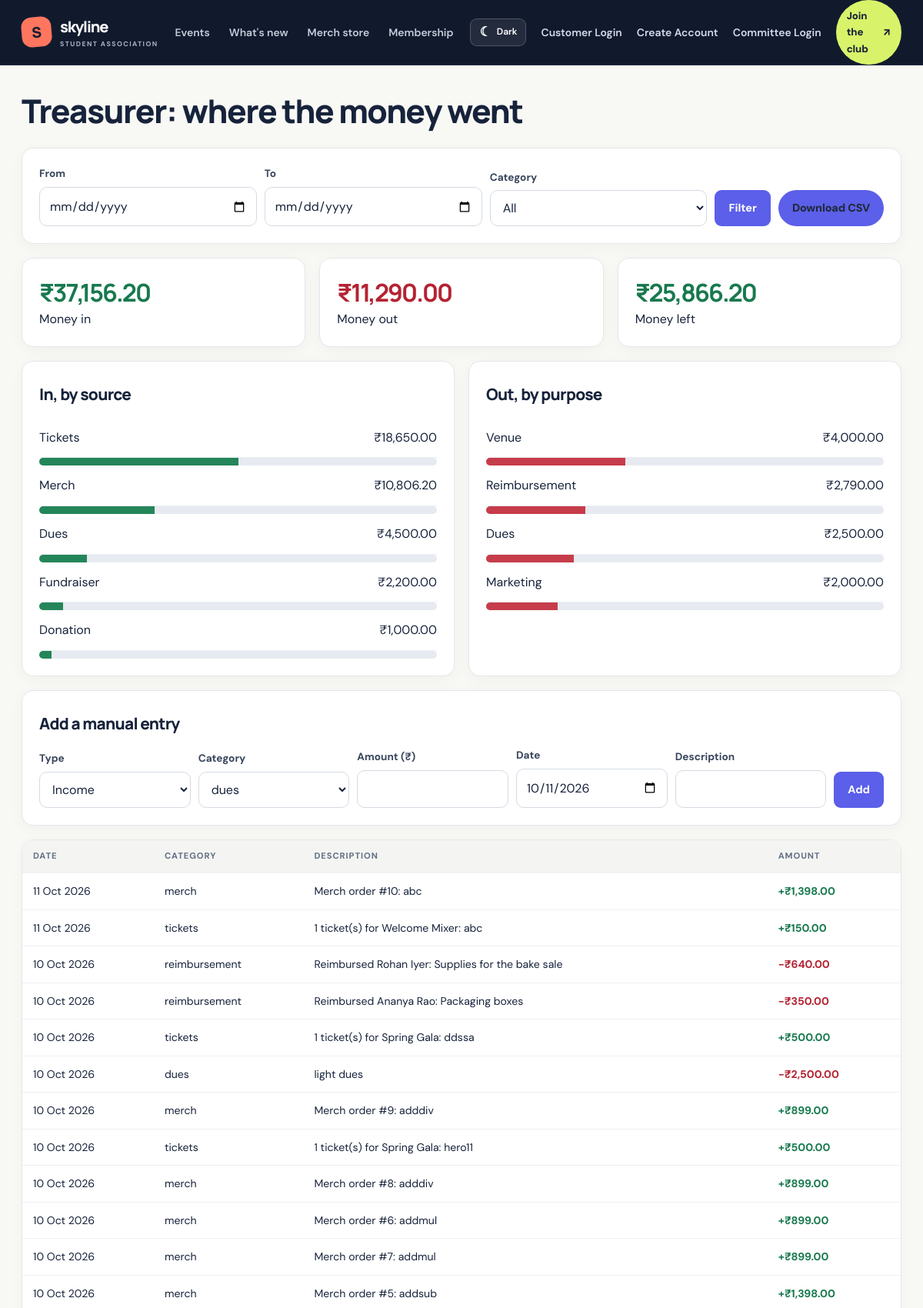
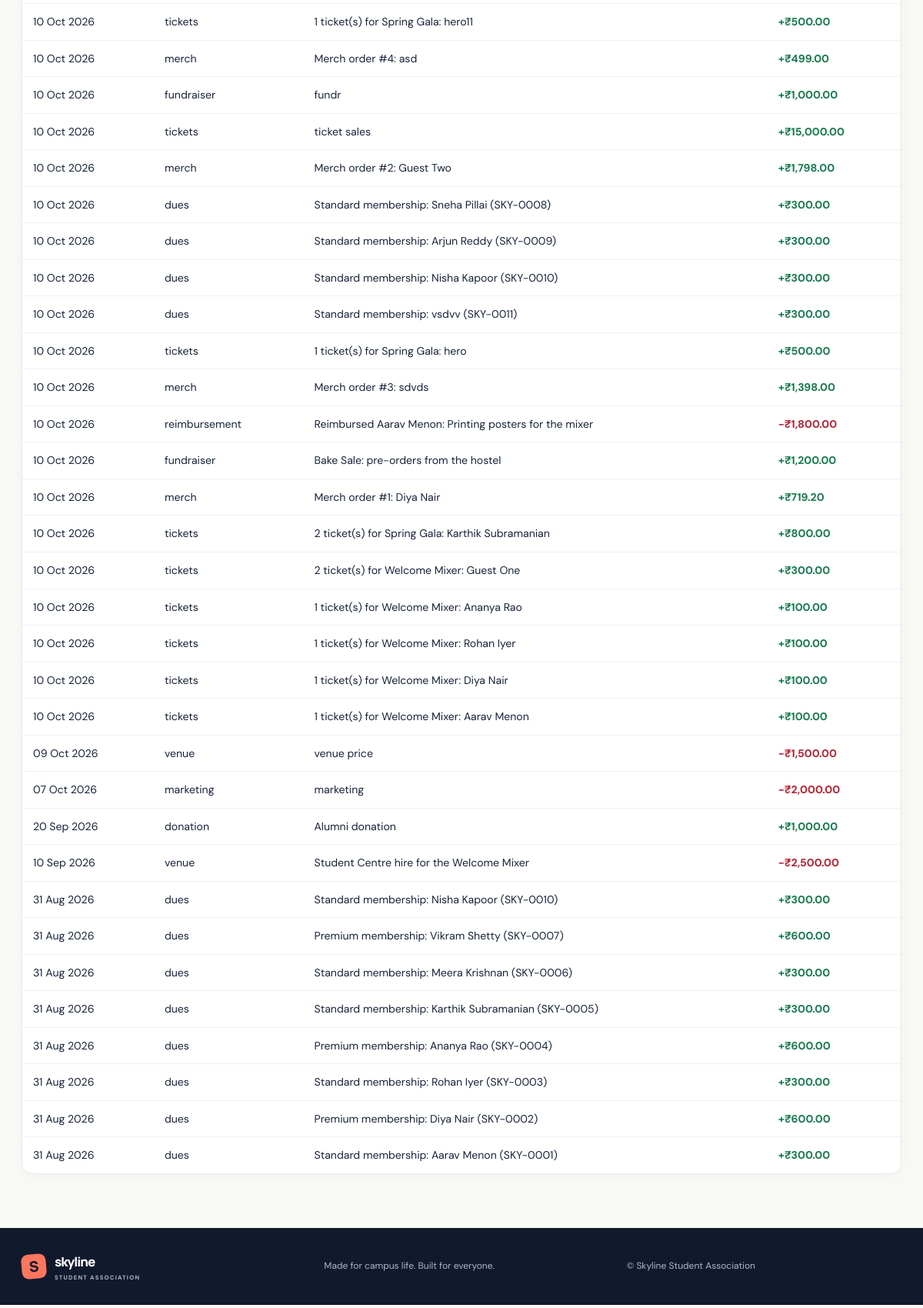
The app's page /admin/finance (signed in, upper part) with its own data (2 pictures, top to bottom).
### tables this page shows
CREATE TABLE transactions (
    id INTEGER PRIMARY KEY,
    date TEXT NOT NULL,
    kind TEXT NOT NULL CHECK (kind IN ('income', 'expense')),
    category TEXT NOT NULL,
    amount REAL NOT NULL,
    description TEXT NOT NULL,
    ref TEXT
);

### app.py (the view)
@app.get('/admin/finance')
@staff_required('treasurer')
def admin_finance():
    rows, start, end, category = finance_rows()
    income = sum(r['amount'] for r in rows if r['kind'] == 'income')
    expense = sum(r['amount'] for r in rows if r['kind'] == 'expense')
    breakdown = {'income': {}, 'expense': {}}
    for r in rows:
        breakdown[r['kind']][r['category']] = breakdown[r['kind']].get(r['category'], 0) + r['amount']
    return render_template('admin_finance.html', rows=rows, income=income, expense=expense, breakdown=breakdown,
                           start=start, end=end, category=category,
                           categories=sorted(set(INCOME_CATEGORIES + EXPENSE_CATEGORIES)),
                           income_cats=INCOME_CATEGORIES, expense_cats=EXPENSE_CATEGORIES, today=today_iso())

### app.py (called while the page is built, shortened)
@app.context_processor
def inject_csrf_token():
    from flask_wtf.csrf import generate_csrf
    return {"csrf_token": generate_csrf}

def today_iso():
    return date.today().isoformat()

@app.template_filter('money')
def money_filter(value):
    return f"₹{float(value or 0):,.2f}"

@app.template_filter('pretty')
def pretty_filter(value):
    if not value:
        return ''
    try:
        parsed = datetime.fromisoformat(value)
    except ValueError:
        return value
    if 'T' in value or ' ' in value:
        return parsed.strftime('%d %b %Y, %I:%M %p')
    return parsed.strftime('%d %b %Y')

@app.context_processor
def inject_globals():
    return {'is_admin': bool(session.get('admin')), 'status_of': member_status}

def staff_required(*allowed_roles):
    def decorator(view):
        @wraps(view)
        def wrapper(*args, **kwargs):
            if session.get('admin'):
                return view(*args, **kwargs)
            staff_id = session.get('staff_id')
            staff = db.query(
                'SELECT id, role, active FROM committee_users WHERE id = ?',
                (staff_id,),
                one=True
            )
            if not staff or not staff['active']:
                session.clear()
                flash('Your staff account is inactive or unavailable.', 'error')
                return redirect(url_for('login_choice'))
            if staff['role'] not in allowed_roles:
                abort(403)
            return view(*args, **kwargs)
        return wrapper
    return decorator

def finance_rows():
    start, end = request.args.get('start', ''), request.args.get('end', '')
    category = request.args.get('category', '')
    sql, args = 'SELECT * FROM transactions WHERE 1 = 1', []
    if start:
        sql += ' AND date >= ?'
        args.append(start)
    if end:
        sql += ' AND date <= ?'
        args.append(end)
    if category:
        sql += ' AND category = ?'
        args.append(category)
    return query(sql + ' ORDER BY date DESC, id DESC', args), start, end, category

### db.py (called while the page is built)
def get_db():
    if 'db' not in g:
        g.db = sqlite3.connect(DB_PATH)
        g.db.row_factory = sqlite3.Row
        g.db.execute('PRAGMA foreign_keys = ON')
    return g.db

def query(sql, args=(), one=False):
    cur = get_db().execute(sql, args)
    rows = cur.fetchall()
    cur.close()
    if one:
        return rows[0] if rows else None
    return rows

### templates/admin_finance.html
{% extends 'base.html' %}
{% block content %}
<h1>Treasurer: where the money went</h1>
<form method="get" class="inline card">
  <div><label>From</label><input type="date" name="start" value="{{ start }}"></div>
  <div><label>To</label><input type="date" name="end" value="{{ end }}"></div>
  <div><label>Category</label><select name="category"><option value="">All</option>{% for c in categories %}<option {% if c == category %}selected{% endif %}>{{ c }}</option>{% endfor %}</select></div>
  <button type="submit">Filter</button>
  <a class="btn secondary" style="color:#1f2937" href="{{ url_for('admin_finance_csv', start=start, end=end, category=category) }}">Download CSV</a>
</form>
<div class="grid3">
  <div class="card"><div class="stat pos">{{ income|money }}</div>Money in</div>
  <div class="card"><div class="stat neg">{{ expense|money }}</div>Money out</div>
  <div class="card"><div class="stat {{ 'pos' if income - expense >= 0 else 'neg' }}">{{ (income - expense)|money }}</div>Money left</div>
</div>
<div class="grid2">
  <div class="card"><h2>In, by source</h2>
    {% for cat, amt in breakdown.income|dictsort(by='value')|reverse %}<div class="item"><span>{{ cat|capitalize }}</span><span>{{ amt|money }}</span></div>
    <div class="bar-track"><div class="bar-fill green" style="width:{{ (amt * 100 / income)|round }}%"></div></div>
    {% else %}<p class="muted">Nothing yet.</p>{% endfor %}</div>
  <div class="card"><h2>Out, by purpose</h2>
    {% for cat, amt in breakdown.expense|dictsort(by='value')|reverse %}<div class="item"><span>{{ cat|capitalize }}</span><span>{{ amt|money }}</span></div>
    <div class="bar-track"><div class="bar-fill red" style="width:{{ (amt * 100 / expense)|round }}%"></div></div>
    {% else %}<p class="muted">Nothing yet.</p>{% endfor %}</div>
</div>
<form method="post" action="{{ url_for('admin_finance_add') }}" class="card">
  <input type="hidden" name="csrf_token" value="{{ csrf_token() }}"><h2>Add a manual entry</h2>
  <div class="inline">
    <div><label>Type</label><select name="kind"><option value="income">Income</option><option value="expense">Expense</option></select></div>
    <div><label>Category</label><select name="category">{% for c in income_cats %}<option>{{ c }}</option>{% endfor %}{% for c in expense_cats if c not in income_cats %}<option>{{ c }}</option>{% endfor %}</select></div>
    <div><label>Amount (₹)</label><input name="amount" type="number" step="0.01" min="0.01" required></div>
    <div><label>Date</label><input name="date" type="date" value="{{ today }}"></div>
    <div><label>Description</label><input name="description" required></div>
    <button type="submit">Add</button>
  </div>
</form>
<div class="table-wrap"><table>
  <tr><th>Date</th><th>Category</th><th>Description</th><th>Amount</th></tr>
  {% for r in rows %}<tr><td>{{ r.date|pretty }}</td><td>{{ r.category }}</td><td>{{ r.description }}</td>
    <td class="{{ 'pos' if r.kind == 'income' else 'neg' }}">{{ '+' if r.kind == 'income' else '-' }}{{ r.amount|money }}</td></tr>
  {% else %}<tr><td colspan="4" class="muted">No entries match.</td></tr>{% endfor %}
</table></div>
{% endblock %}

### static/style.css (style rules this page uses)
:root { --ink: #17243b; --ink-deep: #101b31; --ink-soft: #283752; --paper: #f7f7f3; --white: #ffffff; --muted: #747e8e; --line: #e4e7e9; --lime: #d7f36a; --blue: #647df5; --brand: #536de8; --brand-dark: #3c52c5; --ok: #18794e; --warn: #a96510; --bad: #b42332; --shadow: 0 16px 42px rgba(23, 36, 59, .07); }
* { box-sizing: border-box; }
html { scroll-behavior: smooth; }
body { margin: 0; font-family: 'DM Sans', system-ui, -apple-system, 'Segoe UI', sans-serif; background: var(--paper); color: var(--ink); line-height: 1.6; -webkit-font-smoothing: antialiased; }
a { color: var(--brand-dark); text-decoration: none; transition: color .18s ease, background .18s ease, transform .18s ease; }
button, input, select, textarea { font: inherit; }
.btn, button { display: inline-flex; align-items: center; justify-content: center; gap: 12px; min-height: 44px; padding: 11px 17px; border: 1px solid transparent; border-radius: 9px; background: var(--brand); color: #fff; font-size: .9rem; font-weight: 700; cursor: pointer; text-decoration: none; transition: transform .18s ease, background .18s ease, box-shadow .18s ease; }
h1, h2, h3, h4 { color: var(--ink); font-family: 'Manrope', sans-serif; letter-spacing: -.035em; }
main h1 { margin: .2em 0 .55em; font-size: clamp(1.9rem, 4vw, 2.65rem); font-weight: 800; line-height: 1.12; }
main h2 { margin: .2em 0 .65em; font-size: 1.3rem; font-weight: 800; }
.grid2 { display: grid; grid-template-columns: repeat(auto-fit, minmax(min(100%, 300px), 1fr)); gap: 18px; }
.grid3 { display: grid; grid-template-columns: repeat(auto-fit, minmax(min(100%, 220px), 1fr)); gap: 18px; }
.card { padding: 22px; margin-bottom: 18px; border: 1px solid var(--line); border-radius: 13px; background: #fff; box-shadow: 0 3px 12px rgba(23,36,59,.025); }
.stat { font: 800 2rem 'Manrope', sans-serif; letter-spacing: -.06em; }
.item { display: flex; justify-content: space-between; align-items: flex-start; gap: 14px; padding: 13px 0; border-bottom: 1px solid #edf0f2; }
label { display: block; margin: 13px 0 6px; color: #39465c; font-size: .85rem; font-weight: 700; }
input, select, textarea { width: 100%; padding: 11px 12px; border: 1px solid #d5dbe3; border-radius: 9px; outline: none; background: #fff; color: var(--ink); transition: border-color .15s ease, box-shadow .15s ease; }
.inline { display: flex; align-items: end; flex-wrap: wrap; gap: 10px; }
.inline > div { flex: 1; min-width: 140px; }
.inline label { margin-top: 0; }
.table-wrap { overflow-x: auto; border: 1px solid var(--line); border-radius: 11px; background: #fff; }
table { width: 100%; border-collapse: collapse; background: #fff; }
th, td { padding: 12px 14px; border-bottom: 1px solid #edf0f2; text-align: left; vertical-align: top; font-size: .88rem; }
th { background: #f2f4f7; color: #657187; font-size: .7rem; font-weight: 800; text-transform: uppercase; letter-spacing: .08em; }
tr:last-child td { border-bottom: 0; }
.bar-track { height: 10px; overflow: hidden; border-radius: 999px; background: #e7eaf0; }
.bar-fill { height: 100%; background: var(--brand); }
.bar-fill.green { background: #25855a; }
.bar-fill.red { background: #c63c4a; }
.pos { color: var(--ok); font-weight: 700; }
.neg { color: var(--bad); font-weight: 700; }
:root { --ink:#17233b;--ink-deep:#111a2d;--ink-soft:#293854;--paper:#f8f8f4;--white:#fff;--muted:#737e90;--line:#e4e7eb;--lime:#d8f36a;--blue:#5865f2;--brand:#5b5fe9;--brand-dark:#4248c9;--coral:#ff765f;--ok:#18794e;--warn:#a96510;--bad:#b42332;--shadow:0 18px 48px rgba(23,35,59,.10) }
body { background:#f8f8f4;color:var(--ink) }
.btn { border-radius:999px;font-weight:800;letter-spacing:-.01em;transition:transform .2s ease,box-shadow .2s ease,background .2s ease }
.card,.table-wrap,.ticket,.col { border-radius:15px }
.card { box-shadow:0 5px 20px rgba(23,36,59,.035) }
.table-wrap { box-shadow:0 5px 20px rgba(23,36,59,.025) }
th { background:#f4f5f2 }
input,select,textarea { border-radius:10px }

### records on screen
transactions: category "Tickets", amt "₹18,650.00", {{ (amt * 100 / income)|round }} 50.0 (drawn), date|pretty "11 Oct 2026", category "tickets", description "1 ticket(s) for Welcome Mixer: abc", kind "+", amount "₹150.00"
transactions: category "Merch", amt "₹10,806.20", {{ (amt * 100 / income)|round }} 29.0 (drawn), date|pretty "11 Oct 2026", category "merch", description "Merch order #10: abc", kind "+", amount "₹1,398.00"
transactions: category "Dues", amt "₹4,500.00", {{ (amt * 100 / income)|round }} 12.0 (drawn), date|pretty "10 Oct 2026", category "dues", description "Standard membership: Sneha Pillai (SKY-0008)", kind "+", amount "₹300.00"
transactions: category "Fundraiser", amt "₹2,200.00", {{ (amt * 100 / income)|round }} 6.0 (drawn), date|pretty "10 Oct 2026", category "fundraiser", description "fundr", kind "+", amount "₹1,000.00"
transactions: category "Donation", amt "₹1,000.00", {{ (amt * 100 / income)|round }} 3.0 (drawn), date|pretty "20 Sep 2026", category "donation", description "Alumni donation", kind "+", amount "₹1,000.00"
transactions: category "Venue", amt "₹4,000.00", {{ (amt * 100 / expense)|round }} 35.0 (drawn), date|pretty "09 Oct 2026", category "venue", description "venue price", kind "-", amount "₹1,500.00"
transactions: category "Reimbursement", amt "₹2,790.00", {{ (amt * 100 / expense)|round }} 25.0 (drawn), date|pretty "10 Oct 2026", category "reimbursement", description "Reimbursed Rohan Iyer: Supplies for the bake sale", kind "-", amount "₹640.00"
transactions: category "Dues", amt "₹2,500.00", {{ (amt * 100 / expense)|round }} 22.0 (drawn), date|pretty "10 Oct 2026", category "dues", description "light dues", kind "-", amount "₹2,500.00"
transactions: category "Marketing", amt "₹2,000.00", {{ (amt * 100 / expense)|round }} 18.0 (drawn), date|pretty "07 Oct 2026", category "marketing", description "marketing", kind "-", amount "₹2,000.00"
transactions: date|pretty "10 Oct 2026", category "reimbursement", description "Reimbursed Ananya Rao: Packaging boxes", kind "-", amount "₹350.00"
transactions: date|pretty "10 Oct 2026", category "tickets", description "1 ticket(s) for Spring Gala: ddssa", kind "+", amount "₹500.00"
transactions: date|pretty "10 Oct 2026", category "merch", description "Merch order #9: adddiv", kind "+", amount "₹899.00"
transactions: date|pretty "10 Oct 2026", category "tickets", description "1 ticket(s) for Spring Gala: hero11", kind "+", amount "₹500.00"
transactions: date|pretty "10 Oct 2026", category "merch", description "Merch order #8: adddiv", kind "+", amount "₹899.00"
transactions: date|pretty "10 Oct 2026", category "merch", description "Merch order #6: addmul", kind "+", amount "₹899.00"
transactions: date|pretty "10 Oct 2026", category "merch", description "Merch order #7: addmul", kind "+", amount "₹899.00"
transactions: date|pretty "10 Oct 2026", category "merch", description "Merch order #5: addsub", kind "+", amount "₹1,398.00"
transactions: date|pretty "10 Oct 2026", category "tickets", description "1 ticket(s) for Spring Gala: hero11", kind "+", amount "₹500.00"
transactions: date|pretty "10 Oct 2026", category "merch", description "Merch order #4: asd", kind "+", amount "₹499.00"
transactions: date|pretty "10 Oct 2026", category "tickets", description "ticket sales", kind "+", amount "₹15,000.00"
transactions: date|pretty "10 Oct 2026", category "merch", description "Merch order #2: Guest Two", kind "+", amount "₹1,798.00"
transactions: date|pretty "10 Oct 2026", category "dues", description "Standard membership: Arjun Reddy (SKY-0009)", kind "+", amount "₹300.00"
transactions: date|pretty "10 Oct 2026", category "dues", description "Standard membership: Nisha Kapoor (SKY-0010)", kind "+", amount "₹300.00"
transactions: date|pretty "10 Oct 2026", category "dues", description "Standard membership: vsdvv (SKY-0011)", kind "+", amount "₹300.00"
transactions: date|pretty "10 Oct 2026", category "tickets", description "1 ticket(s) for Spring Gala: hero", kind "+", amount "₹500.00"
transactions: date|pretty "10 Oct 2026", category "merch", description "Merch order #3: sdvds", kind "+", amount "₹1,398.00"
transactions: date|pretty "10 Oct 2026", category "reimbursement", description "Reimbursed Aarav Menon: Printing posters for the mixer", kind "-", amount "₹1,800.00"
transactions: date|pretty "10 Oct 2026", category "fundraiser", description "Bake Sale: pre-orders from the hostel", kind "+", amount "₹1,200.00"
transactions: date|pretty "10 Oct 2026", category "merch", description "Merch order #1: Diya Nair", kind "+", amount "₹719.20"
transactions: date|pretty "10 Oct 2026", category "tickets", description "2 ticket(s) for Spring Gala: Karthik Subramanian", kind "+", amount "₹800.00"
transactions: date|pretty "10 Oct 2026", category "tickets", description "2 ticket(s) for Welcome Mixer: Guest One", kind "+", amount "₹300.00"
transactions: date|pretty "10 Oct 2026", category "tickets", description "1 ticket(s) for Welcome Mixer: Ananya Rao", kind "+", amount "₹100.00"
transactions: date|pretty "10 Oct 2026", category "tickets", description "1 ticket(s) for Welcome Mixer: Rohan Iyer", kind "+", amount "₹100.00"
transactions: date|pretty "10 Oct 2026", category "tickets", description "1 ticket(s) for Welcome Mixer: Diya Nair", kind "+", amount "₹100.00"
transactions: date|pretty "10 Oct 2026", category "tickets", description "1 ticket(s) for Welcome Mixer: Aarav Menon", kind "+", amount "₹100.00"
transactions: date|pretty "10 Sep 2026", category "venue", description "Student Centre hire for the Welcome Mixer", kind "-", amount "₹2,500.00"
transactions: date|pretty "31 Aug 2026", category "dues", description "Standard membership: Nisha Kapoor (SKY-0010)", kind "+", amount "₹300.00"
transactions: date|pretty "31 Aug 2026", category "dues", description "Premium membership: Vikram Shetty (SKY-0007)", kind "+", amount "₹600.00"
transactions: date|pretty "31 Aug 2026", category "dues", description "Standard membership: Meera Krishnan (SKY-0006)", kind "+", amount "₹300.00"
transactions: date|pretty "31 Aug 2026", category "dues", description "Standard membership: Karthik Subramanian (SKY-0005)", kind "+", amount "₹300.00"
transactions: date|pretty "31 Aug 2026", category "dues", description "Premium membership: Ananya Rao (SKY-0004)", kind "+", amount "₹600.00"
transactions: date|pretty "31 Aug 2026", category "dues", description "Standard membership: Rohan Iyer (SKY-0003)", kind "+", amount "₹300.00"
transactions: date|pretty "31 Aug 2026", category "dues", description "Premium membership: Diya Nair (SKY-0002)", kind "+", amount "₹600.00"
transactions: date|pretty "31 Aug 2026", category "dues", description "Standard membership: Aarav Menon (SKY-0001)", kind "+", amount "₹300.00"

### other values on screen
{{ income|money }} "₹37,156.20"
{{ expense|money }} "₹11,290.00"
{{ (income - expense)|money }} "₹25,866.20"
form field category "dues"
